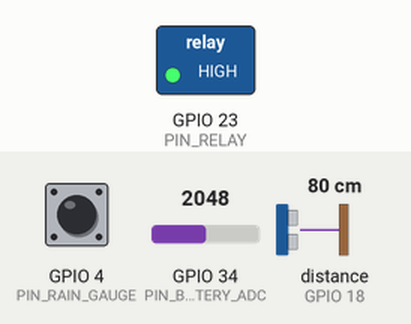
Simulated run of this sketch. Board: ESP32. Parts: switched loads named in the sketch (green lamp = pin HIGH). Wiring (inferred from the names in the program): ultrasonic range finder: trigger GPIO 5; echo GPIO 18. The test bench sets the inputs (shaded band); at power-on: distance to the obstacle (sensor on GPIO 18) 80 cm, GPIO 4 (PIN_RAIN_GAUGE) HIGH, GPIO 34 (PIN_BATTERY_ADC) = 2048. The echo pulse lasts 58.3 µs per cm; WiFi joins after 1.5 s; servers stay silent unless stated; uploads are accepted with an empty reply; pins used as bus, display or sensor lines are not drawn; what the sketch prints to the serial monitor is not drawn.

Above: at 3.3 s.
3.4 s: distance to the obstacle (sensor on GPIO 18) set to 16 cm
7.3 s: distance to the obstacle (sensor on GPIO 18) set to 13 cm
At 9.5 s:
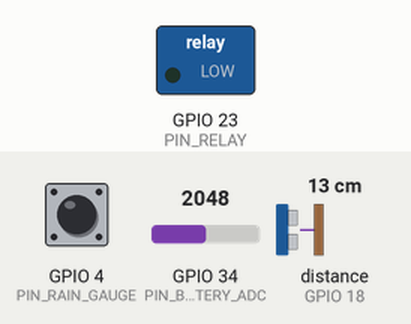
10.6 s: distance to the obstacle (sensor on GPIO 18) set to 18 cm
At 13.0 s:
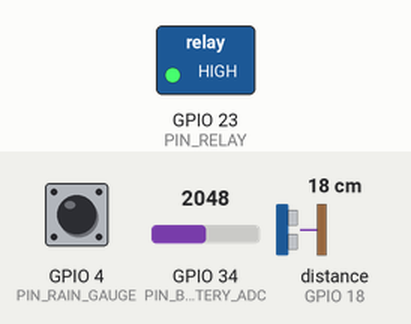
13.6 s: distance to the obstacle (sensor on GPIO 18) set to 2 cm
At 16.3 s:
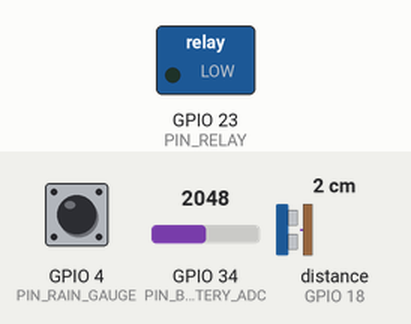
Timing chart, 0 to 17.6 s (numbered marks = the images above; inputs shaded):
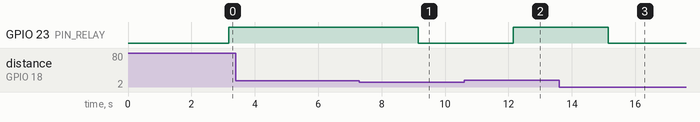

The sketch:

SmartFlood_ESP32_Node.ino
```cpp
/*
 * ==============================================================================
 * SMART FLOOD EARLY WARNING SYSTEM (2026 PROTOTYPE)
 * Node Firmware: ESP32 DevKit V1 (30-Pin)
 * Target Hardware: JSN-SR04T Ultrasonic Sensor + 5V Relay + Tipping Bucket + 12V ADC
 * ==============================================================================
 * WIRING CORRELATION TO 3D SCHEMATIC:
 *   - GPIO 5  : JSN-SR04T TRIG
 *   - GPIO 18 : JSN-SR04T ECHO (via 5.1k / 10k resistor voltage divider)
 *   - GPIO 23 : 5V Optocoupler Relay IN (12V Siren Horn control)
 *   - GPIO 34 : 12V Battery Sense (ADC1 via 5.1k / 1k voltage divider, 6.1x ratio)
 *   - GPIO 4  : Tipping Bucket Rain Gauge (Reed switch with internal pullup)
 *   - VIN     : 5.0V from LM2596 DC-DC Buck Converter (Cols 1-9 on breadboard)
 *   - GND     : Common Ground (WAGO 221-413 star ground + breadboard rail)
 * ==============================================================================
 */

#include <WiFi.h>
#include <HTTPClient.h>
#include <ArduinoJson.h>

// ── Wi-Fi Configuration ──────────────────────────────────────────────────────
const char* WIFI_SSID     = "YOUR_WIFI_SSID";
const char* WIFI_PASSWORD = "YOUR_WIFI_PASSWORD";

// ── Cloud / Local Server Endpoint ────────────────────────────────────────────
// Default: Live Cloud Prototype backend on Render
const char* SERVER_URL    = "https://smart-flood2026-prototype.onrender.com/api/v1/telemetry";
// For local LAN testing:
// const char* SERVER_URL = "http://192.168.1.19:3001/api/v1/telemetry";

// ── Pin Assignments (Aligned with 3D Expansion Schematic) ─────────────────────
const int PIN_TRIG        = 5;    // Ultrasonic Trigger
const int PIN_ECHO        = 18;   // Ultrasonic Echo (via 3.3V divider)
const int PIN_RELAY       = 23;   // Relay Module IN (Active HIGH or LOW)
const int PIN_BATTERY_ADC = 34;   // 12V Battery Voltage Divider (ADC1_CH6)
const int PIN_RAIN_GAUGE  = 4;    // Tipping Bucket Reed Switch

// ── Physical Constants & Calibration ──────────────────────────────────────────
const float MOUNT_HEIGHT_CM       = 240.0; // Sensor height above dry riverbed
const float BLIND_SPOT_MIN_CM     = 25.0;  // JSN-SR04T physical blind spot
const float SOUND_SPEED_CM_US     = 0.0343; // Speed of sound (cm/us)
const float BATTERY_DIVIDER_RATIO = 6.10;  // (5.1k + 1.0k) / 1.0k = 6.1x
const float LEVEL2_SIREN_THRESHOLD_M = 1.60; // Auto-siren threshold

// ── Timing & Sampling ─────────────────────────────────────────────────────────
const unsigned long TELEMETRY_INTERVAL_MS = 3000; // 3-second live stream
unsigned long lastTelemetryTime = 0;

// ── Rain Gauge Interrupt Tracker ──────────────────────────────────────────────
volatile unsigned long tipCount = 0;
volatile unsigned long lastTipDebounceTime = 0;
const unsigned long TIP_DEBOUNCE_MS = 150; // Debounce reed switch bounce

void IRAM_ATTR onRainTip() {
  unsigned long now = millis();
  if (now - lastTipDebounceTime > TIP_DEBOUNCE_MS) {
    tipCount++;
    lastTipDebounceTime = now;
  }
}

// ── 10-Sample Ultrasonic Median Filter (Eliminates Water Ripples) ─────────────
float getFilteredDistanceCm() {
  const int SAMPLES = 9;
  float readings[SAMPLES];
  int validCount = 0;

  for (int i = 0; i < SAMPLES; i++) {
    // 10us Trigger Pulse
    digitalWrite(PIN_TRIG, LOW);
    delayMicroseconds(4);
    digitalWrite(PIN_TRIG, HIGH);
    delayMicroseconds(10);
    digitalWrite(PIN_TRIG, LOW);

    // Measure echo pulse (timeout: 30ms = ~5m max range)
    unsigned long duration = pulseIn(PIN_ECHO, HIGH, 30000);
    if (duration > 0) {
      float dist = (duration * SOUND_SPEED_CM_US) / 2.0;
      if (dist >= 15.0 && dist <= 500.0) {
        readings[validCount++] = dist;
      }
    }
    delay(15); // Small delay between sound bursts
  }

  if (validCount == 0) return -1.0; // Sensor reading timeout / lost

  // Simple bubble sort to find median
  for (int i = 0; i < validCount - 1; i++) {
    for (int j = 0; j < validCount - i - 1; j++) {
      if (readings[j] > readings[j + 1]) {
        float temp = readings[j];
        readings[j] = readings[j + 1];
        readings[j + 1] = temp;
      }
    }
  }

  return readings[validCount / 2]; // Return median value
}

// ── Battery Voltage Calculation ───────────────────────────────────────────────
float getBatteryVoltage() {
  int rawAdc = analogRead(PIN_BATTERY_ADC);
  // ESP32 12-bit ADC (0-4095) with 3.3V reference
  float pinVoltage = (rawAdc / 4095.0) * 3.30;
  return pinVoltage * BATTERY_DIVIDER_RATIO;
}

// ── Format Uptime String (HH:MM:SS) ───────────────────────────────────────────
String getUptimeString() {
  unsigned long sec = millis() / 1000;
  int h = sec / 3600;
  int m = (sec % 3600) / 60;
  int s = sec % 60;
  char buf[16];
  snprintf(buf, sizeof(buf), "%02d:%02d:%02d", h, m, s);
  return String(buf);
}

void setup() {
  Serial.begin(115200);
  delay(500);

  Serial.println(F("\n=================================================="));
  Serial.println(F(" SMART FLOOD 2026: ESP32 TELEMETRY & SIREN NODE   "));
  Serial.println(F("=================================================="));

  // Initialize GPIOs
  pinMode(PIN_TRIG, OUTPUT);
  digitalWrite(PIN_TRIG, LOW);
  pinMode(PIN_ECHO, INPUT);

  pinMode(PIN_RELAY, OUTPUT);
  digitalWrite(PIN_RELAY, LOW); // Siren OFF initially (Active HIGH)

  pinMode(PIN_BATTERY_ADC, INPUT);
  pinMode(PIN_RAIN_GAUGE, INPUT_PULLUP);
  attachInterrupt(digitalPinToInterrupt(PIN_RAIN_GAUGE), onRainTip, FALLING);

  // Connect to Wi-Fi
  Serial.printf("Connecting to Wi-Fi: %s ", WIFI_SSID);
  WiFi.mode(WIFI_STA);
  WiFi.begin(WIFI_SSID, WIFI_PASSWORD);

  int attempts = 0;
  while (WiFi.status() != WL_CONNECTED && attempts < 25) {
    delay(400);
    Serial.print(".");
    attempts++;
  }

  if (WiFi.status() == WL_CONNECTED) {
    Serial.printf("\n[Wi-Fi] Connected! IP: %s | RSSI: %d dBm\n",
                  WiFi.localIP().toString().c_str(), WiFi.RSSI());
  } else {
    Serial.println(F("\n[Wi-Fi] Offline. Node will operate in Autonomous Local Failsafe mode."));
  }
}

void loop() {
  unsigned long now = millis();

  if (now - lastTelemetryTime >= TELEMETRY_INTERVAL_MS) {
    lastTelemetryTime = now;

    // 1. Measure Distance & Calculate Water Level
    float distanceCm = getFilteredDistanceCm();
    if (distanceCm < 0) {
      Serial.println(F("[Sensor] JSN-SR04T echo timeout. Using fallback."));
      distanceCm = MOUNT_HEIGHT_CM;
    }

    // River stage = Mount Height - Ultrasonic distance
    float waterLevelM = (MOUNT_HEIGHT_CM - distanceCm) / 100.0;
    if (waterLevelM < 0.0) waterLevelM = 0.0;

    // 2. Battery & Rainfall
    float batteryV = getBatteryVoltage();
    unsigned long currentTips = tipCount;
    // Standard tipping bucket: 0.5 mm per tip
    float rainRateMmHr = (currentTips * 0.5);

    // 3. Autonomous Local Siren Failsafe Logic
    // If water level reaches Level 2 (>= 1.60m), energize relay regardless of server status
    bool sirenShouldBeOn = (waterLevelM >= LEVEL2_SIREN_THRESHOLD_M);
    digitalWrite(PIN_RELAY, sirenShouldBeOn ? HIGH : LOW);
    String relayState = sirenShouldBeOn ? "ON" : "OFF";

    // 4. Output to Serial Monitor
    Serial.printf("[Telemetry] Stage: %.2fm | Dist: %.1fcm | Rain: %.1fmm/h (%lu tips) | Bat: %.2fV | Siren: %s\n",
                  waterLevelM, distanceCm, rainRateMmHr, currentTips, batteryV, relayState.c_str());

    // 5. Transmit Payload via HTTP POST if Wi-Fi Connected
    if (WiFi.status() == WL_CONNECTED) {
      HTTPClient http;
      http.begin(SERVER_URL);
      http.addHeader("Content-Type", "application/json");

      StaticJsonDocument<384> doc;
      doc["rawDistance"]     = round(distanceCm * 10) / 10.0;
      doc["rainTips"]        = currentTips;
      doc["batteryVoltage"]  = round(batteryV * 10) / 10.0;
      doc["wifiRssi"]        = WiFi.RSSI();
      doc["uptime"]          = getUptimeString();
      doc["relayState"]      = relayState;
      // Direct stage fields for backwards compatibility
      doc["water_level_m"]   = round(waterLevelM * 100) / 100.0;
      doc["raw_distance_cm"] = round(distanceCm * 10) / 10.0;
      doc["rainfall_rate"]   = rainRateMmHr;
      doc["tip_count"]       = currentTips;
      doc["supply_voltage"]  = round(batteryV * 10) / 10.0;
      doc["sensor_status"]   = (distanceCm <= BLIND_SPOT_MIN_CM) ? "BLIND_SPOT" : "NORMAL";

      String requestBody;
      serializeJson(doc, requestBody);

      int httpResponseCode = http.POST(requestBody);
      if (httpResponseCode > 0) {
        Serial.printf("  --> Cloud Sync OK [HTTP %d]\n", httpResponseCode);
      } else {
        Serial.printf("  --> Cloud Sync Failed: %s\n", http.errorToString(httpResponseCode).c_str());
      }
      http.end();
    } else {
      // Attempt Wi-Fi reconnection periodically
      if (WiFi.status() != WL_CONNECTED) {
        WiFi.reconnect();
      }
    }
  }
}
```

Measured:
- the behaviour switches between 15 and 14 cm on distance to the obstacle (sensor on GPIO 18) (found by bisection; images 0 and 1)
- after the input at 3.4 s, every drawn part: stays the same
- after the input at 7.3 s, GPIO 23 (PIN_RELAY): HIGH → LOW after 1.8 s
- after the input at 10.6 s, GPIO 23 (PIN_RELAY): LOW → HIGH after 1.5 s
- after the input at 13.6 s, GPIO 23 (PIN_RELAY): HIGH → LOW after 1.5 s
